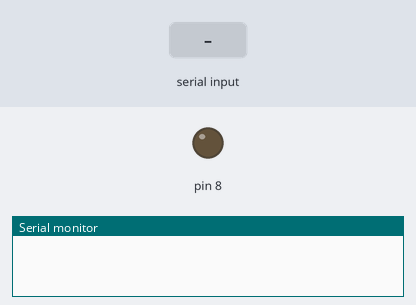
A sketch run on a simulated Arduino Uno, built with avr-gcc and run on an emulated ATmega328P. Parts: output pins drawn as LEDs (lit = HIGH), the last lines printed to the serial monitor. Inputs (shaded band) come from the test bench.

Above: at 1.2 s.
1.3 s: "0" received over Serial
At 16.8 s:
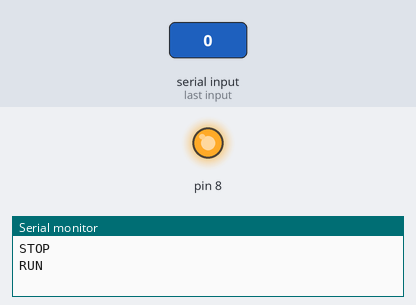
Timing chart, 0 to 17.8 s (numbered marks = the images above; inputs shaded):
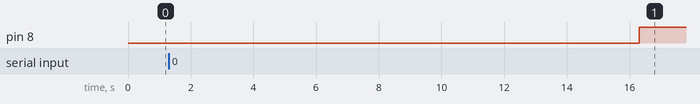

Measured:
- after the input at 1.3 s, pin 8: LOW → HIGH after 15.0 s

The sketch:

relay_actuation.ino
```cpp
void setup() {
  // put your setup code here, to run once:
  pinMode(8,OUTPUT);
  Serial.begin(9600);
}

void loop() {
  // put your main code here, to run repeatedly:
  if(Serial.available()>0)
  {
     char c = Serial.read();
     if(c=='0'){
        Serial.println("STOP");
        digitalWrite(8,LOW);
        delay(15000);
        Serial.println("RUN");
        digitalWrite(8,HIGH);
     }
  }
}
```
